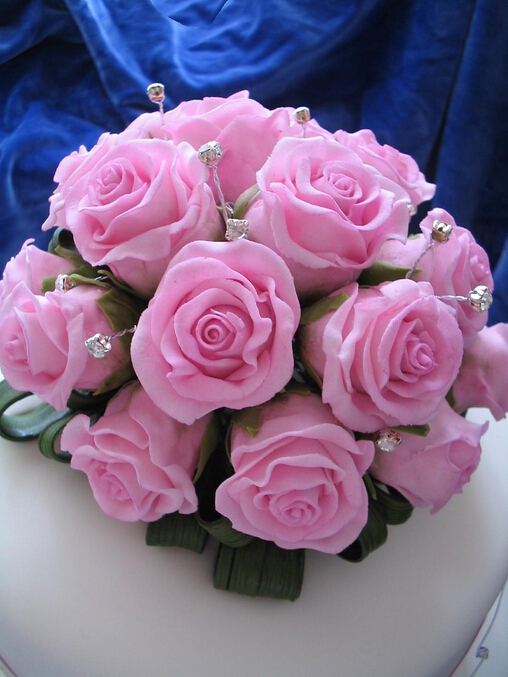
//> input picture Code/中间步骤实现/tone/input.jpg, 508 x 677 px
$ ./tone   (built with g++ and OpenCV 4)
//> lines starting //> are read from the running program, lines starting //| are printed output that depends on the picture
#ifndef TONE_H
#define TONE_H

#include <opencv2/opencv.hpp>
#include <opencv2/legacy/compat.hpp>
#include "image.h"

using namespace std;
using namespace cv;
//#pragma comment(linker, "/subsystem:\"windows\" /entry:\"mainCRTStartup\"")

void smooth(float a[], int n)
{
	if (n < 5) {
		printf("too short");
		return;
	}
	float *s = new float[n];
	s[0] = a[0];
	for (int i = 1; i < n; i++) s[i] = s[i - 1] + a[i];
	for (int i = 0; i < 3; i++) a[i] = s[i + 2] / (i+3);
	for (int i = 3; i < n; i++)
	{
		int r = min(i + 2, n - 1);
		a[i] = (s[r] - s[i - 3]) / (r - i + 3);
	}
}

CvHistogram* CreateGrayImageHist(IplImage **img)
{
	int nHistSize = 256;
	float fRange[] = { 0, 255 };  //灰度级的范围
	float *pfRanges[] = { fRange };
	CvHistogram *pcvHistogram = cvCreateHist(1, &nHistSize, CV_HIST_ARRAY, pfRanges);
	cvCalcHist(img, pcvHistogram);
	return pcvHistogram;
}

int main()
{
	float p1, p2, p3, p[256];
	float temp = sqrt(2 * CV_PI * 11);
	for (int i = 0; i < 256; i++) {
		p1 = 1 / 9 * exp(-(255 - i) / 9);
		p2 = (i >= 105 && i <= 225) / (225 - 105);
		p3 = exp(-(i - 90)*(i - 90) / (2.0 * 11 * 11)) / temp;
		p[i] = 52 * p1 + 37 * p2 + 11 * p3;
	}
	smooth(p, 256);
	smooth(p, 256);
	float sum = 0;
	for (int i = 0; i < 256; i++) sum += p[i];
	for (int i = 0; i < 256; i++) p[i] /= sum;
	float G[256];
	G[0] = p[0];
	for (int i = 1; i < 256; i++) G[i] = G[i - 1] + p[i];

	IplImage *pGrayImage = cvLoadImage("input.jpg", CV_LOAD_IMAGE_GRAYSCALE);
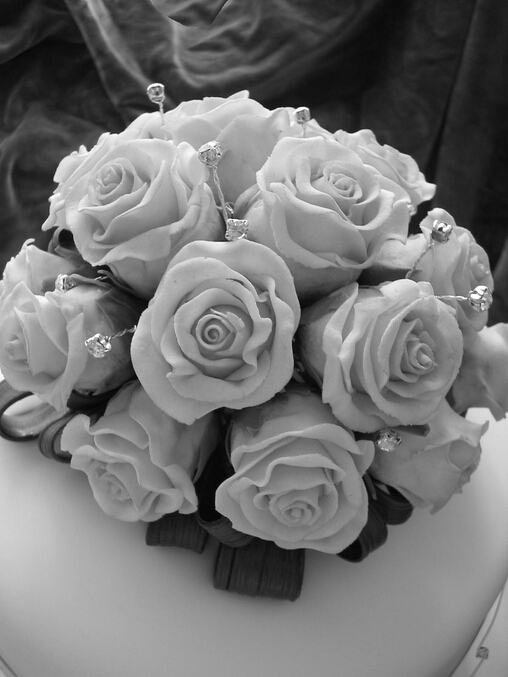
//> pGrayImage: 677 rows x 508 cols, CV_8UC1; min 2, max 255, mean 117.2
	int h = pGrayImage->height;
//> h = 677
	int w = pGrayImage->width;
//> w = 508
	CvHistogram *pHis = CreateGrayImageHist(&pGrayImage);
	float S[256];
	S[0] = cvQueryHistValue_1D(pHis, 0) / (h*w);
//> S = 256 values from 0 to 0
	for (int i = 1; i < 256; i++)
		S[i] = S[i - 1] + cvQueryHistValue_1D(pHis, i) / (h*w);
//> after the loop, S = 256 values from 0 to 1

	int index[256];
	for (int i = 0; i < 256; i++) {
		int k = 0;
		for (int j = 1; j < 256; j++)
			if (abs(G[k] - S[i]) > abs(G[j] - S[i])) k = j;
		index[i] = k;
	}
//> this loop made 256 passes
//> k on passes 1 to 3: 0, 0, 40
//> after the loop, index = 256 values from 0 to 128
//> (the run ends here: the program needs code that is not available in this run, at `Image img(pGrayImage);`)
